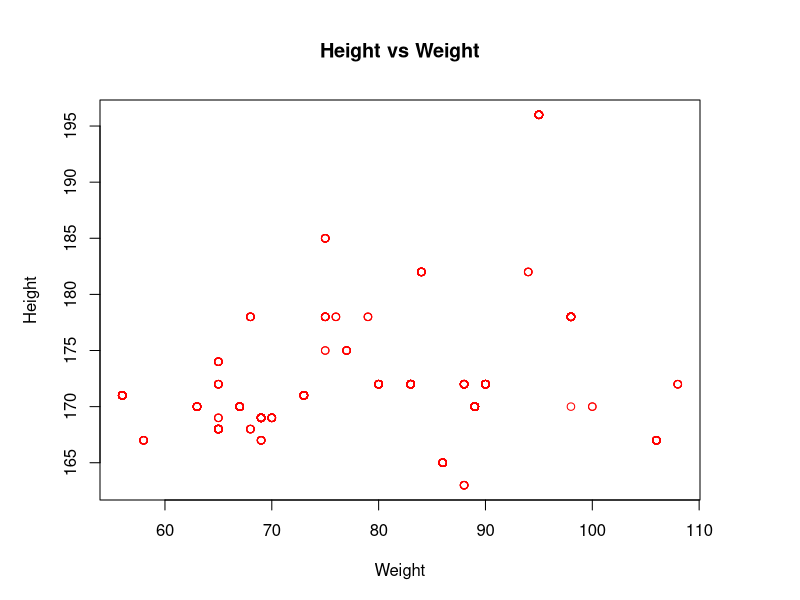
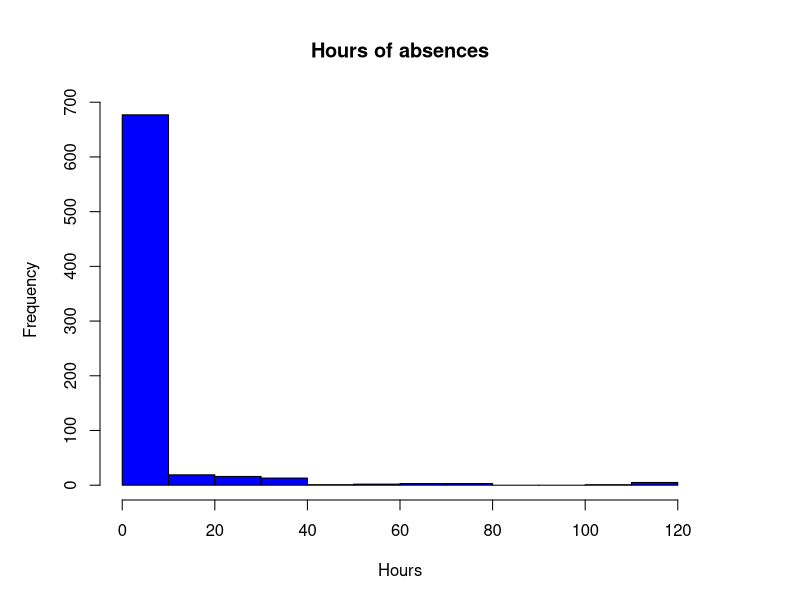
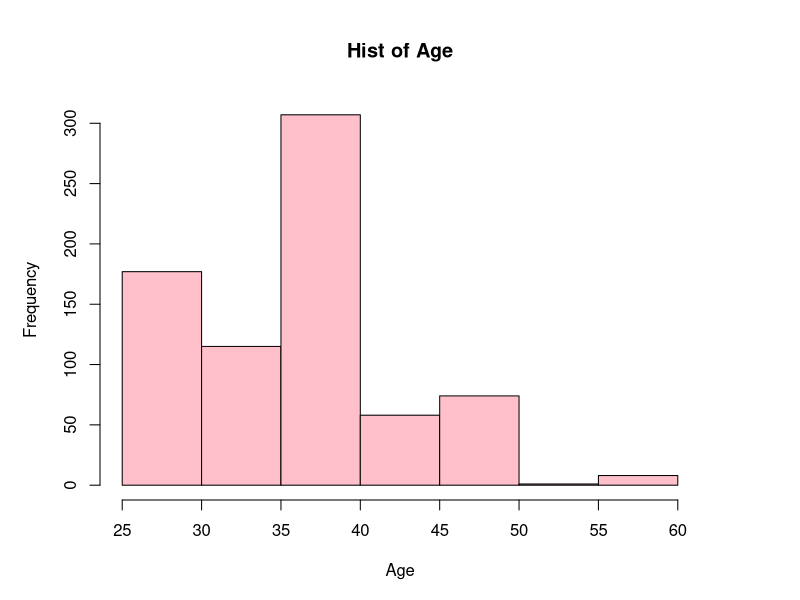
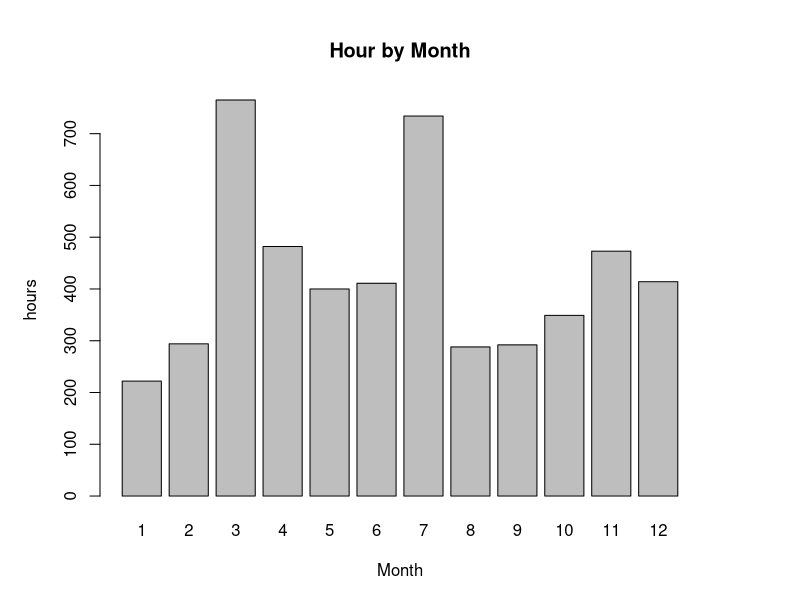
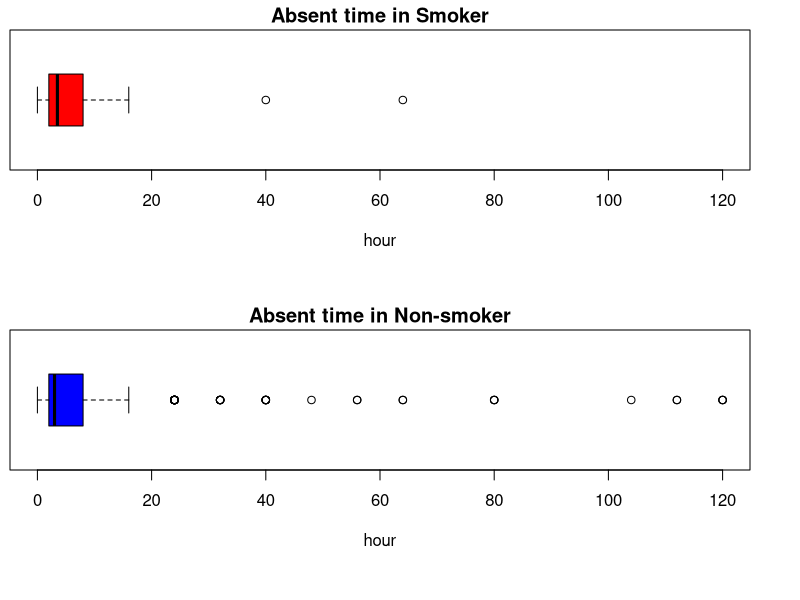
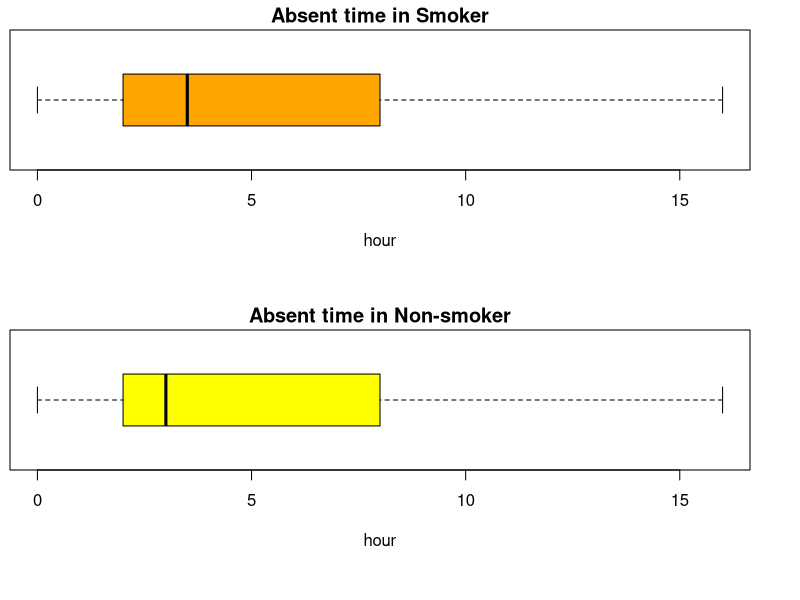
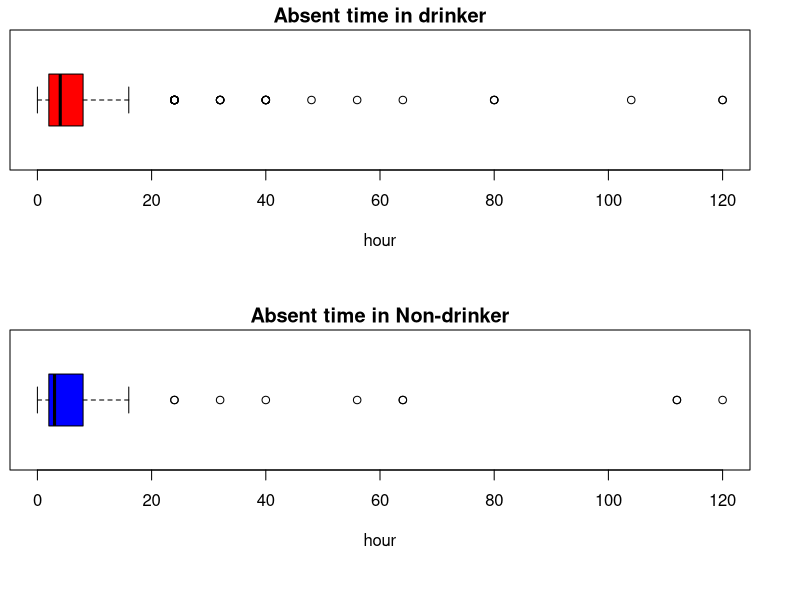
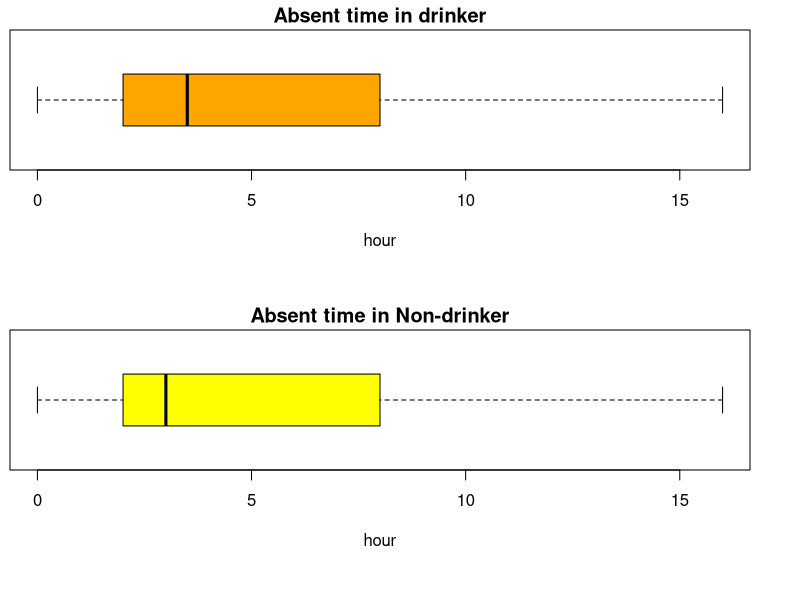

Reproduce these figures in R, in order.
## ---- chunk 1
knitr::opts_chunk$set(echo = TRUE)
## ---- chunk 2
df = read.csv("Absenteeism_at_work.csv", sep=";", header=TRUE)
par(mfrow = c(1,1), mai = c(1,1,1,1))
#1. Scatter Plot: Height vs Weight

#remove missing data
df_1 <- df[(!is.na(df$Height) & !is.na(df$Weight)), ]

# make a plot, x is weight and y is height
plot(df_1$Weight, df_1$Height, main = "Height vs Weight", xlab = "Weight", ylab = "Height", col = 'red', pch = 1)

# height and weight is not relate to Absent in work
## ---- chunk 3
#2 Hist plot, hours of absences

#remove missing data, select 'Absenteeism.time.in.hours' column
df_2 <- df[!is.na(df$Absenteeism.time.in.hours), 'Absenteeism.time.in.hours'] 

# make a histogram, x is absent time in hours and y is frequency
hist(df_2, main = "Hours of absences", xlab = "Hours", ylab = "Frequency", col = 'blue')

# a lot of poeple absence less than 20 hours.
## ---- chunk 4
#3 Hist plot, Age

#remove missing data select 'specific 'Age' column
df_3 <- df[!is.na(df$Age), 'Age']

#make a histogram, x is age and y is frequency
hist(df_3, main = 'Hist of Age', xlab = 'Age', ylab = 'Frequency', col = 'pink')

# in this company, lot of people have age between 35 to 40 people
## ---- chunk 5
#4 Bar plot, Hour by Month

# find outlier
unique(df$Month.of.absence) 

# month can not be 0, remove
df_4 <- df[df$Month.of.absence != 0, ] 

# check if I remove month 0
unique(df_4$Month.of.absence) 

# using tapply, get a whole absence hour each month
df_4 <- tapply(df_4$Absenteeism.time.in.hours, df_4$Month.of.absence, sum) 

# make barplot
barplot(df_4, main = "Hour by Month", xlab = "Month",ylab = "hours", col = 'gray')

# on march, lot of people absence, and on January, a few people absence
## ---- chunk 6
#5 Box plot, Social smoker

# remove missing data
df_5 <- df[!is.na(df$Social.smoker) & !is.na(df$Absenteeism.time.in.hours), ]

# dataframe who smoke
df_smoke <- df_5[df$Social.smoker == 1 ,]

#dataframe who are not smoke
df_no_smoke <- df_5[df$Social.smoker == 0 ,]

# make a space for two boxplot
par(mfrow = c(2,1),mai = c(1.3,.1,.3 ,.5))

# put legend outside of boxplot
par(xpd=TRUE)
# make two boxplot with legend, 
boxplot(df_smoke$Absenteeism.time.in.hours, main = "Absent time in Smoker", ylim = c(0,120), horizontal = T, col = "red", xlab = "hour")
legend("bottomright", inset = c(0, -2),legend = c("Smoker", "Non-Smoker"), fill = c('red', 'blue'))
boxplot(df_no_smoke$Absenteeism.time.in.hours, main = "Absent time in Non-smoker", horizontal = T, col = 'blue', xlab = "hour")

# since there is people who absence too much, we can not compare well both plot

# make a two boxplot with legend, remove outlier
boxplot(df_smoke$Absenteeism.time.in.hours, main = "Absent time in Smoker", horizontal = T, col = "orange", outline = F, xlab = "hour")
legend("bottomright", inset = c(0, -2),legend = c("Smoker", "Non-Smoker"), fill = c('orange', 'yellow'))
boxplot(df_no_smoke$Absenteeism.time.in.hours, main = "Absent time in Non-smoker", horizontal = T, col = "yellow", outline = F,xlab = "hour")

# As you can see in the boxplot the medium of smoke people absence hour is much higher than people who don't smoke
## ---- chunk 7
#6 Box plot, Social drinker

# remove missing data
df_6 <- df[!is.na(df$Social.drinker) & !is.na(df$Absenteeism.time.in.hours), ]

# dataframe who drinker
df_drinker <- df_5[df$Social.drinker == 1 ,]

#dataframe who are not drinker
df_no_drinker <- df_5[df$Social.drinker == 0 ,]

# make a space for two boxplot
par(mfrow = c(2,1),mai = c(1.3,.1,.3 ,.5))

# put legend outside of boxplot
par(xpd=TRUE)
#make a boxplot with legend
boxplot(df_drinker$Absenteeism.time.in.hours, main = "Absent time in drinker", ylim = c(0,120), horizontal = T, col = "red", xlab = "hour")
legend("bottomright", inset = c(0,-2),legend = c("drinker", "Non-drinker"), fill = c('red', 'blue'))

boxplot(df_no_drinker$Absenteeism.time.in.hours, main = "Absent time in Non-drinker", horizontal = T, col = 'blue', xlab = "hour")


# since there is people who absence too much, we can not compare well both plot

#make a two boxplot with legend, remove outliner
boxplot(df_smoke$Absenteeism.time.in.hours, main = "Absent time in drinker", horizontal = T, col = "orange", outline = F, xlab = "hour")
legend("bottomright", inset = c(0, -2),legend = c("drinker", "Non-drinker"), fill = c('orange','yellow'))
boxplot(df_no_smoke$Absenteeism.time.in.hours, main = "Absent time in Non-drinker", horizontal = T, col = "yellow", outline = F,xlab = "hour") 

# As you can see in the boxplot the medium of drink people absence hour is much higher than people who don't drink
